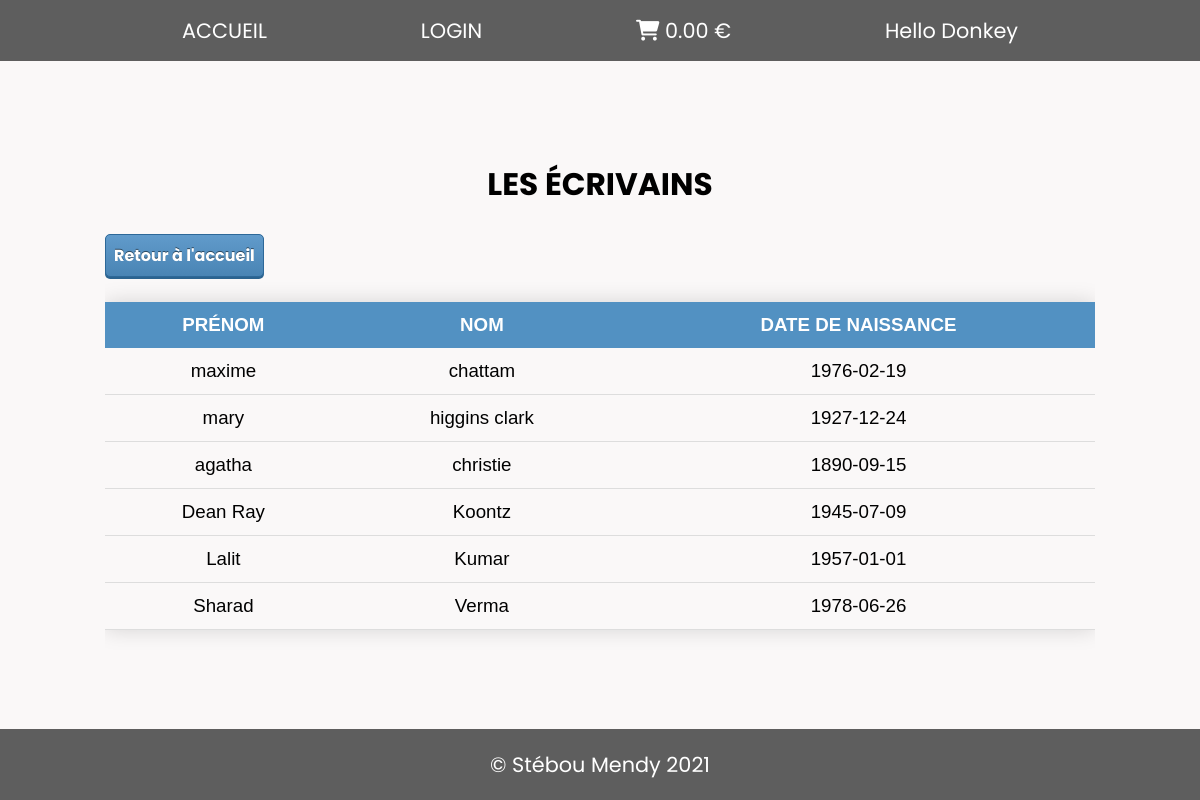
The page /?page=list-writer on the database as committed earlier.
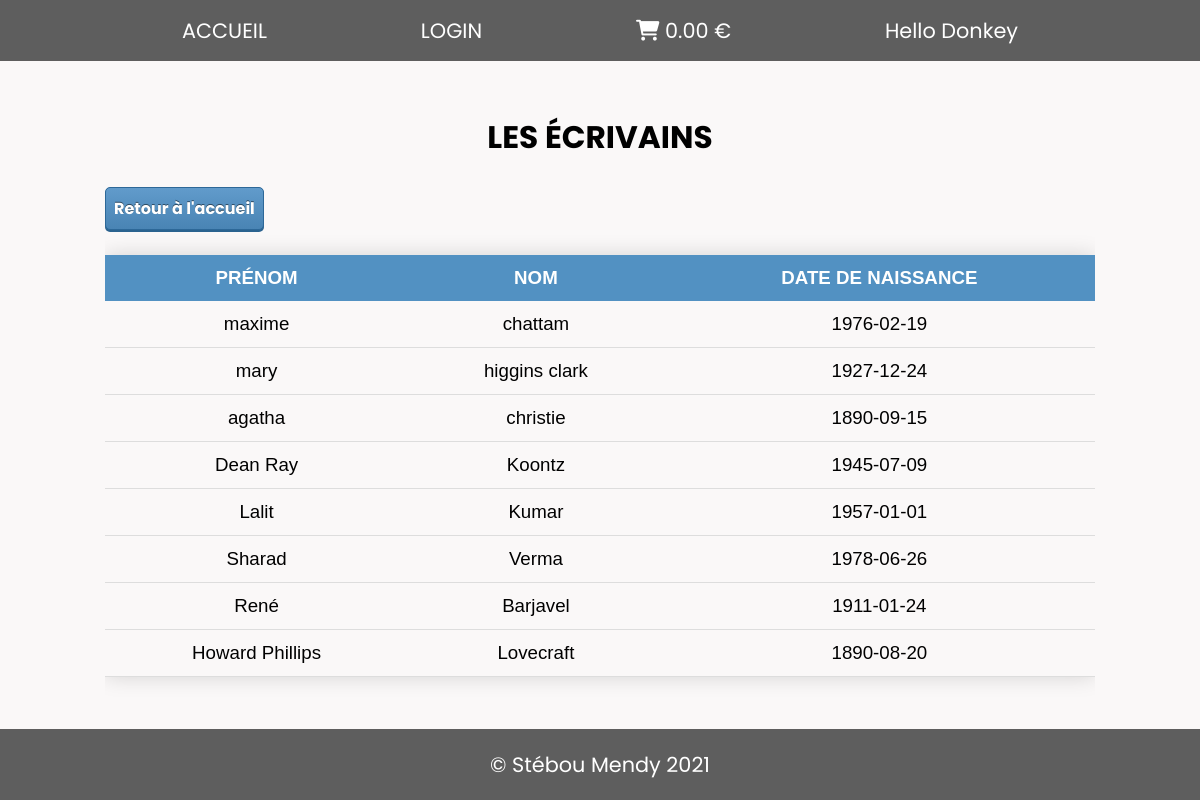
The same page on the database as committed later.
### tables this page shows
CREATE TABLE `writer` (
  `id` int NOT NULL AUTO_INCREMENT,
  `firstname` varchar(80) NOT NULL,
  `lastname` varchar(80) NOT NULL,
  `birthday` date NOT NULL,
  PRIMARY KEY (`id`)
);

### functions/main-functions.php (called while the page is built, shortened)
<?php
if (!function_exists('get_writers'))
{
    function get_writers()
    {
        $db = SinglePDO::getInstance();
        $stmt = $db->query("SELECT * FROM writer");
        $result = [];
        while($rows = $stmt->fetchObject()) {
            $result[] = $rows;
        }
        return $result;
    }
}

### pages/list-writer.php (the view, shortened to what this page needs)
<?php
$writers = get_writers();
?>
<section class="section-list-writer">
    <h1>Les écrivains</h1>
    <a class="button" href="#" onclick="goBack()">Retour à l'accueil</a>
    <div style="overflow-x:auto;">
        <table class="styled-table">
            <thead>
                <tr>
                    <th>Prénom</th>
                    <th>Nom</th>
                    <th>Date de naissance</th>
                </tr>
            </thead>
            <tbody>
                <?php
                foreach ($writers as $writer) {
                ?>
                    <tr>
                        <td><?= $writer->firstname ?></td>
                        <td><?= $writer->lastname ?></td>
                        <td><?= $writer->birthday ?></td>
                    </tr>
                <?php }
                ?>
            </tbody>
        </table>
    </div>
</section>

Rows that differ between the two databases and show on the page:
added writer: firstname "René", lastname "Barjavel", birthday "1911-01-24"
added writer: firstname "Howard Phillips", lastname "Lovecraft", birthday "1890-08-20"
